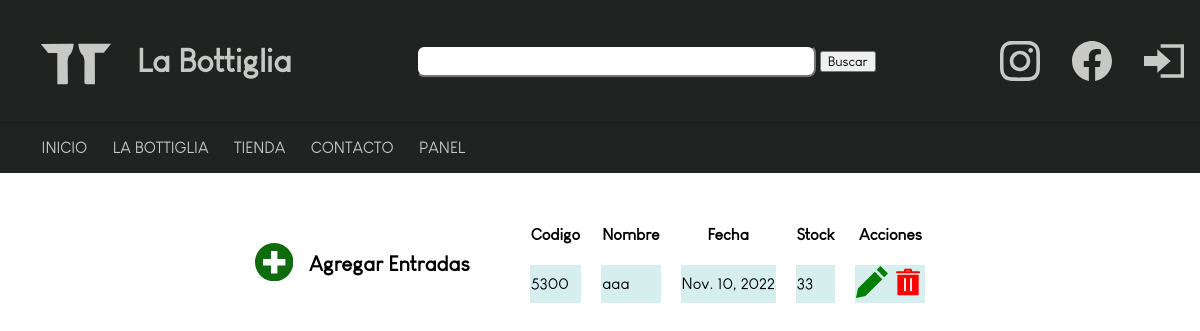
/panel/entradas/ (signed in), run on the app's committed database.
### database/models.py (models this page shows)
class entradas(models.Model):
    codigo = models.CharField(max_length = 50)
    nombre = models.CharField(max_length = 50)
    fecha = models.DateField()
    stock = models.IntegerField()

### database/views.py (the view)
# urls.py: path('panel/entradas/',staff_member_required(EntradasList.as_view()),name='panel-entradas'),
class EntradasList(LoginRequiredMixin,ListView):
    model = entradas
    template_name = 'panel_entradas.html'

### tiendaOnline/templates/panel_entradas.html (shortened to what this page needs)
{% extends 'base.html' %}
{% block contenido %}
{% if object_list %}
<div class="container">
    <div class="botonContainer">
        <a href="{% url 'panel-entradas-nuevo'%}"><svg xmlns="http://www.w3.org/2000/svg" width="2.4rem" height="2.4rem" viewBox="0 0 24 24"><path class='agregar_icon' d="M12 0c-6.627 0-12 5.373-12 12s5.373 12 12 12 12-5.373 12-12-5.373-12-12-12zm7 14h-5v5h-4v-5h-5v-4h5v-5h4v5h5v4z"/></svg></a>
        <h4 style='font-size:1.3rem;'>Agregar Entradas</h4>
    </div>
    <table cellspacing='20px'>
        <tr class='panelRow'>
            <th>Codigo</th>
            <th>Nombre</th>
            <th>Fecha</th>
            <th>Stock</th>
            <th>Acciones</th>
        </tr>
        {% for entrada in object_list %}
        <tr class='panelRow'>
            <td>{{entrada.codigo}}</td>
            <td>{{entrada.nombre}}</td>
            <td>{{entrada.fecha}}</td>
            <td>{{entrada.stock}}</td>
            <td><a href="{% url 'panel-entradas-editar' entrada.id %}"><svg xmlns="http://www.w3.org/2000/svg" width="2rem" height="2rem" viewBox="0 0 24 24"><path class='editar_icon' d="M19.769 9.923l-12.642 12.639-7.127 1.438 1.438-7.128 12.641-12.64 5.69 5.691zm1.414-1.414l2.817-2.82-5.691-5.689-2.816 2.817 5.69 5.692z"/></svg></a> <a href="{% url 'panel-entradas-delete' entrada.id %}"></a></td>
        </tr>
        {% endfor %}
    </table>
</div>
{% else %}
<h3>No Hay entradas</h3>
{% endif %}
{% endblock contenido %}

### tiendaOnline/static/css/productos.css (style rules this page uses)
body, html { margin: 0; padding: 0; width: 100%; height: 100%; box-sizing: border-box; }
* { box-sizing: inherit; font-family: 'GeorgeCafe'; }
a { text-decoration: none; color:#C8C9C7; }
.container { width: 100%; display: flex; justify-content: center; gap: 2.5rem; margin-top: 2rem; }
.panelRow:nth-child(even) { background-color: #D6EEEE; }
.botonContainer { display: flex; justify-content: center; align-items: center; gap:1rem; }

### data on the page
entradas: codigo "5300", nombre "aaa", fecha "Nov. 10, 2022", stock "33"
